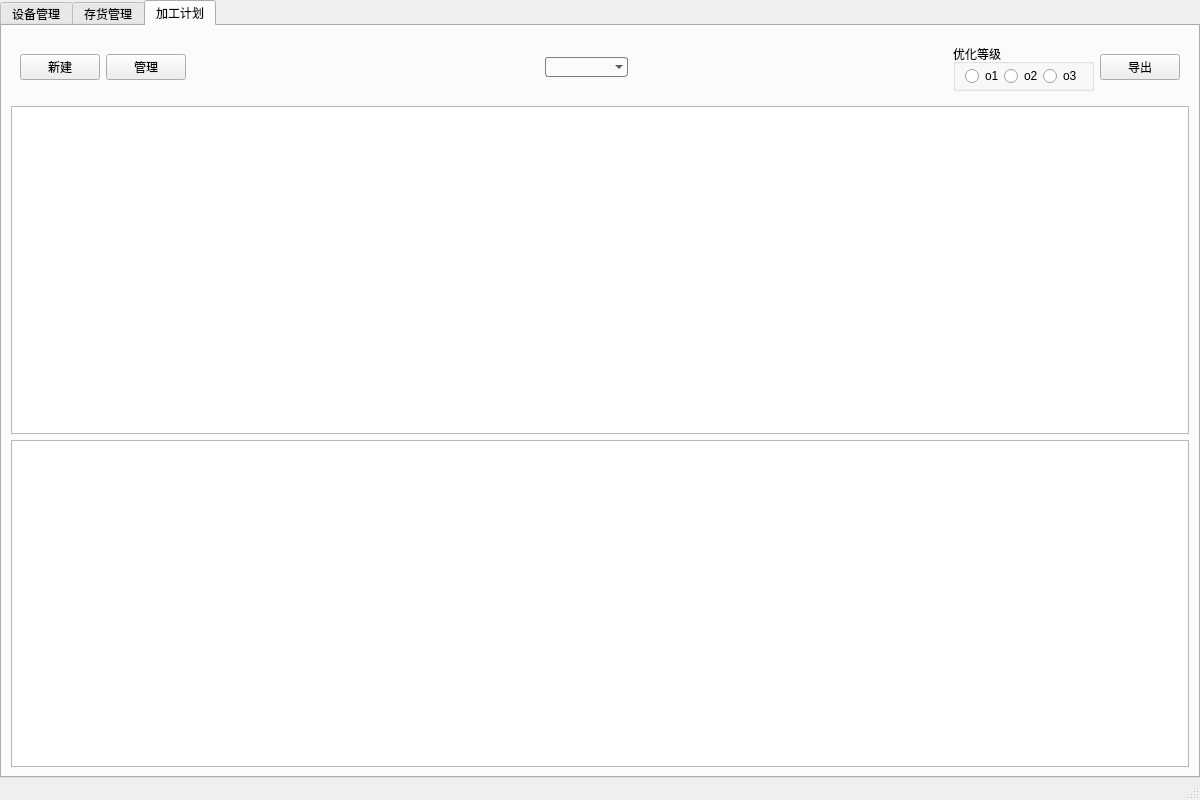
<?xml version="1.0" encoding="UTF-8"?>
<ui version="4.0">
 <class>MainWindow</class>
 <widget class="QMainWindow" name="MainWindow">
  <property name="geometry">
   <rect>
    <x>0</x>
    <y>0</y>
    <width>1200</width>
    <height>800</height>
   </rect>
  </property>
  <property name="windowTitle">
   <string>Production Planner</string>
  </property>
  <widget class="QWidget" name="centralwidget">
   <layout class="QGridLayout" name="gridLayout">
    <property name="leftMargin">
     <number>0</number>
    </property>
    <property name="topMargin">
     <number>0</number>
    </property>
    <property name="rightMargin">
     <number>0</number>
    </property>
    <property name="bottomMargin">
     <number>0</number>
    </property>
    <item row="0" column="0">
     <widget class="QTabWidget" name="tabWidget">
      <property name="tabShape">
       <enum>QTabWidget::TabShape::Rounded</enum>
      </property>
      <property name="currentIndex">
       <number>2</number>
      </property>
      <widget class="QWidget" name="tab">
       <attribute name="title">
        <string>设备管理</string>
       </attribute>
       <layout class="QVBoxLayout" name="verticalLayout_2">
        <property name="spacing">
         <number>0</number>
        </property>
        <property name="leftMargin">
         <number>0</number>
        </property>
        <property name="topMargin">
         <number>0</number>
        </property>
        <property name="rightMargin">
         <number>0</number>
        </property>
        <property name="bottomMargin">
         <number>0</number>
        </property>
        <item>
         <widget class="QWidget" name="widget" native="true">
          <layout class="QGridLayout" name="gridLayout_2">
           <item row="7" column="1">
            <spacer name="verticalSpacer_2">
             <property name="orientation">
              <enum>Qt::Orientation::Vertical</enum>
             </property>
             <property name="sizeHint" stdset="0">
              <size>
               <width>20</width>
               <height>40</height>
              </size>
             </property>
            </spacer>
           </item>
           <item row="0" column="0" rowspan="8">
            <widget class="QTableWidget" name="equips"/>
           </item>
           <item row="1" column="1">
            <widget class="QPushButton" name="btn_add_equip">
             <property name="text">
              <string>添加</string>
             </property>
            </widget>
           </item>
           <item row="3" column="1">
            <widget class="QPushButton" name="btn_save_equip">
             <property name="text">
              <string>保存</string>
             </property>
            </widget>
           </item>
           <item row="6" column="1">
            <widget class="QPushButton" name="btn_cancel_edit_equip">
             <property name="text">
              <string>取消</string>
             </property>
            </widget>
           </item>
           <item row="4" column="1">
            <widget class="QPushButton" name="btn_del_equip">
             <property name="text">
              <string>删除</string>
             </property>
            </widget>
           </item>
           <item row="5" column="1">
            <widget class="QPushButton" name="btn_edit_equip_color">
             <property name="text">
              <string>编辑颜色</string>
             </property>
            </widget>
           </item>
           <item row="2" column="1">
            <widget class="QPushButton" name="btn_edit_equip">
             <property name="text">
              <string>编辑</string>
             </property>
            </widget>
           </item>
          </layout>
         </widget>
        </item>
        <item>
         <widget class="QWidget" name="widget_2" native="true">
          <layout class="QGridLayout" name="gridLayout_3">
           <item row="0" column="4">
            <widget class="QPushButton" name="btn_add_tech">
             <property name="text">
              <string>添加工艺</string>
             </property>
            </widget>
           </item>
           <item row="3" column="4">
            <widget class="QPushButton" name="btn_del_tech">
             <property name="text">
              <string>删除工艺</string>
             </property>
            </widget>
           </item>
           <item row="0" column="0" rowspan="7">
            <widget class="QTableWidget" name="steps"/>
           </item>
           <item row="1" column="4">
            <widget class="QPushButton" name="btn_edit_tech">
             <property name="text">
              <string>修改工艺</string>
             </property>
            </widget>
           </item>
           <item row="0" column="2" rowspan="7">
            <widget class="QTableWidget" name="techs"/>
           </item>
           <item row="0" column="1">
            <widget class="QPushButton" name="btn_add_step">
             <property name="text">
              <string>添加工序</string>
             </property>
            </widget>
           </item>
           <item row="1" column="1">
            <widget class="QPushButton" name="btn_edit_step">
             <property name="text">
              <string>修改工序</string>
             </property>
            </widget>
           </item>
           <item row="6" column="4">
            <spacer name="verticalSpacer">
             <property name="orientation">
              <enum>Qt::Orientation::Vertical</enum>
             </property>
             <property name="sizeHint" stdset="0">
              <size>
               <width>20</width>
               <height>40</height>
              </size>
             </property>
            </spacer>
           </item>
           <item row="2" column="4">
            <widget class="QPushButton" name="btn_save_tech">
             <property name="text">
              <string>保存修改</string>
             </property>
            </widget>
           </item>
           <item row="2" column="1">
            <widget class="QPushButton" name="btn_save_step">
             <property name="text">
              <string>保存修改</string>
             </property>
            </widget>
           </item>
           <item row="3" column="1">
            <widget class="QPushButton" name="btn_del_step">
             <property name="text">
              <string>删除工序</string>
             </property>
            </widget>
           </item>
           <item row="4" column="4">
            <widget class="QPushButton" name="btn_cancel_tech">
             <property name="text">
              <string>取消</string>
             </property>
            </widget>
           </item>
           <item row="4" column="1">
            <widget class="QPushButton" name="btn_cancel_step">
             <property name="text">
              <string>取消</string>
             </property>
            </widget>
           </item>
          </layout>
         </widget>
        </item>
       </layout>
      </widget>
      <widget class="QWidget" name="tab_2">
       <attribute name="title">
        <string>存货管理</string>
       </attribute>
       <layout class="QHBoxLayout" name="horizontalLayout_2">
        <item>
         <widget class="QTableWidget" name="stocks"/>
        </item>
        <item>
         <widget class="QWidget" name="widget_3" native="true">
          <layout class="QVBoxLayout" name="verticalLayout_4">
           <item>
            <widget class="QPushButton" name="btn_add_stock">
             <property name="text">
              <string>增加</string>
             </property>
            </widget>
           </item>
           <item>
            <widget class="QPushButton" name="btn_edit_stock">
             <property name="text">
              <string>编辑</string>
             </property>
            </widget>
           </item>
           <item>
            <widget class="QPushButton" name="btn_save_stock">
             <property name="text">
              <string>保存</string>
             </property>
            </widget>
           </item>
           <item>
            <widget class="QPushButton" name="btn_del_stock">
             <property name="text">
              <string>删除</string>
             </property>
            </widget>
           </item>
           <item>
            <widget class="QPushButton" name="btn_cancel_stock">
             <property name="text">
              <string>取消</string>
             </property>
            </widget>
           </item>
           <item>
            <spacer name="verticalSpacer_3">
             <property name="orientation">
              <enum>Qt::Orientation::Vertical</enum>
             </property>
             <property name="sizeHint" stdset="0">
              <size>
               <width>20</width>
               <height>40</height>
              </size>
             </property>
            </spacer>
           </item>
          </layout>
         </widget>
        </item>
       </layout>
      </widget>
      <widget class="QWidget" name="tab_3">
       <attribute name="title">
        <string>加工计划</string>
       </attribute>
       <layout class="QVBoxLayout" name="verticalLayout">
        <item>
         <widget class="QWidget" name="widget_4" native="true">
          <layout class="QHBoxLayout" name="horizontalLayout">
           <item>
            <widget class="QPushButton" name="btn_creat_plan">
             <property name="text">
              <string>新建</string>
             </property>
            </widget>
           </item>
           <item>
            <widget class="QPushButton" name="btn_man_plan">
             <property name="text">
              <string>管理</string>
             </property>
            </widget>
           </item>
           <item>
            <widget class="QPushButton" name="btn_update_plan">
             <property name="autoFillBackground">
              <bool>false</bool>
             </property>
             <property name="styleSheet">
              <string notr="true">background-color: transparent;</string>
             </property>
             <property name="text">
              <string/>
             </property>
             <property name="icon">
              <iconset theme="QIcon::ThemeIcon::ViewRefresh"/>
             </property>
             <property name="flat">
              <bool>true</bool>
             </property>
            </widget>
           </item>
           <item>
            <spacer name="horizontalSpacer_2">
             <property name="orientation">
              <enum>Qt::Orientation::Horizontal</enum>
             </property>
             <property name="sizeHint" stdset="0">
              <size>
               <width>40</width>
               <height>20</height>
              </size>
             </property>
            </spacer>
           </item>
           <item>
            <widget class="QComboBox" name="comb_plan_id">
             <property name="styleSheet">
              <string notr="true">QComboBox {
    border: 1px solid gray;   /* 边框 */
    border-radius: 3px;   /* 圆角 */
    padding: 1px 18px 1px 3px;   /* 字体填衬 */
    background: transparent;
}</string>
             </property>
             <property name="sizeAdjustPolicy">
              <enum>QComboBox::SizeAdjustPolicy::AdjustToContents</enum>
             </property>
             <property name="frame">
              <bool>true</bool>
             </property>
            </widget>
           </item>
           <item>
            <widget class="QLabel" name="label_date">
             <property name="text">
              <string/>
             </property>
            </widget>
           </item>
           <item>
            <spacer name="horizontalSpacer">
             <property name="orientation">
              <enum>Qt::Orientation::Horizontal</enum>
             </property>
             <property name="sizeHint" stdset="0">
              <size>
               <width>40</width>
               <height>20</height>
              </size>
             </property>
            </spacer>
           </item>
           <item>
            <widget class="QGroupBox" name="gb_olel">
             <property name="title">
              <string>优化等级</string>
             </property>
             <layout class="QHBoxLayout" name="horizontalLayout_3">
              <property name="spacing">
               <number>0</number>
              </property>
              <property name="topMargin">
               <number>2</number>
              </property>
              <property name="bottomMargin">
               <number>2</number>
              </property>
              <item>
               <widget class="QRadioButton" name="rbo1">
                <property name="text">
                 <string>o1</string>
                </property>
               </widget>
              </item>
              <item>
               <widget class="QRadioButton" name="rbo2">
                <property name="text">
                 <string>o2</string>
                </property>
               </widget>
              </item>
              <item>
               <widget class="QRadioButton" name="rbo3">
                <property name="text">
                 <string>o3</string>
                </property>
               </widget>
              </item>
             </layout>
            </widget>
           </item>
           <item>
            <widget class="QPushButton" name="btn_output">
             <property name="text">
              <string>导出</string>
             </property>
            </widget>
           </item>
          </layout>
         </widget>
        </item>
        <item>
         <widget class="QTableWidget" name="loads"/>
        </item>
        <item>
         <widget class="QTableWidget" name="plans"/>
        </item>
       </layout>
      </widget>
     </widget>
    </item>
   </layout>
  </widget>
  <widget class="QMenuBar" name="menubar">
   <property name="geometry">
    <rect>
     <x>0</x>
     <y>0</y>
     <width>1200</width>
     <height>17</height>
    </rect>
   </property>
  </widget>
  <widget class="QStatusBar" name="statusbar"/>
 </widget>
 <resources/>
 <connections/>
</ui>
